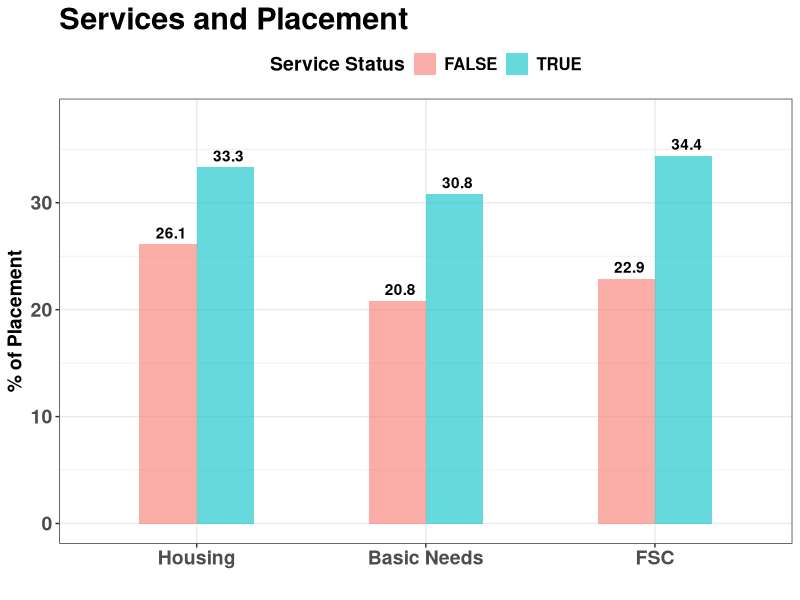

Recreate this plot in R.
library(dplyr)
library(ggplot2)

plotData <- read.csv("Data/plotData.csv")
percent2<-plotData$percent*100
plotData<-cbind(plotData,percent2)

plotData$serviceName <- as.factor(plotData$serviceName)
positions <- c("Housing", "Basic Needs", "FSC")

ggplot(plotData,aes(y = percent2, ymax = max(percent2)*1.10, x = serviceName, fill = serviceStatus)) +
  geom_bar(stat = "identity",position = "dodge",alpha = 0.6, width = 0.5) +
  geom_text(aes(label = percent2), position = position_dodge(width=0.5), hjust=0.4, vjust=-0.5, fontface = "bold") + 
  ylab("% of Placement") +
  xlab("") +
  ggtitle("Services and Placement") +
  scale_fill_discrete(name="Service Status") +
  scale_x_discrete(limits = positions) +
  theme_bw() +
  theme(axis.text=element_text(size=14,face="bold"),
        axis.title=element_text(size=14,face="bold"),
        plot.title = element_text(size = 22, face = "bold"),
        legend.text=element_text(size=12,face="bold"),
        legend.title=element_text(size=14,face="bold"),
        legend.position = "top")
  
  
